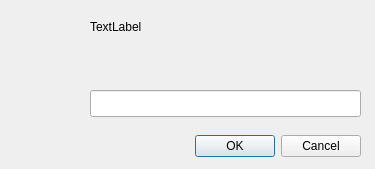
<?xml version="1.0" encoding="UTF-8"?>
<ui version="4.0">
 <class>Dialog</class>
 <widget class="QDialog" name="Dialog">
  <property name="geometry">
   <rect>
    <x>0</x>
    <y>0</y>
    <width>375</width>
    <height>169</height>
   </rect>
  </property>
  <property name="windowTitle">
   <string>Dialog</string>
  </property>
  <widget class="QDialogButtonBox" name="buttonBox">
   <property name="geometry">
    <rect>
     <x>20</x>
     <y>130</y>
     <width>341</width>
     <height>32</height>
    </rect>
   </property>
   <property name="orientation">
    <enum>Qt::Horizontal</enum>
   </property>
   <property name="standardButtons">
    <set>QDialogButtonBox::Cancel|QDialogButtonBox::Ok</set>
   </property>
  </widget>
  <widget class="QLabel" name="label">
   <property name="geometry">
    <rect>
     <x>90</x>
     <y>20</y>
     <width>271</width>
     <height>71</height>
    </rect>
   </property>
   <property name="text">
    <string>TextLabel</string>
   </property>
   <property name="alignment">
    <set>Qt::AlignLeading|Qt::AlignLeft|Qt::AlignTop</set>
   </property>
   <property name="wordWrap">
    <bool>true</bool>
   </property>
  </widget>
  <widget class="QLabel" name="image">
   <property name="geometry">
    <rect>
     <x>10</x>
     <y>10</y>
     <width>71</width>
     <height>71</height>
    </rect>
   </property>
   <property name="text">
    <string/>
   </property>
  </widget>
  <widget class="QLineEdit" name="text">
   <property name="geometry">
    <rect>
     <x>90</x>
     <y>90</y>
     <width>271</width>
     <height>27</height>
    </rect>
   </property>
  </widget>
 </widget>
 <resources/>
 <connections>
  <connection>
   <sender>buttonBox</sender>
   <signal>accepted()</signal>
   <receiver>Dialog</receiver>
   <slot>accept()</slot>
   <hints>
    <hint type="sourcelabel">
     <x>248</x>
     <y>254</y>
    </hint>
    <hint type="destinationlabel">
     <x>157</x>
     <y>274</y>
    </hint>
   </hints>
  </connection>
  <connection>
   <sender>buttonBox</sender>
   <signal>rejected()</signal>
   <receiver>Dialog</receiver>
   <slot>reject()</slot>
   <hints>
    <hint type="sourcelabel">
     <x>316</x>
     <y>260</y>
    </hint>
    <hint type="destinationlabel">
     <x>286</x>
     <y>274</y>
    </hint>
   </hints>
  </connection>
 </connections>
</ui>
